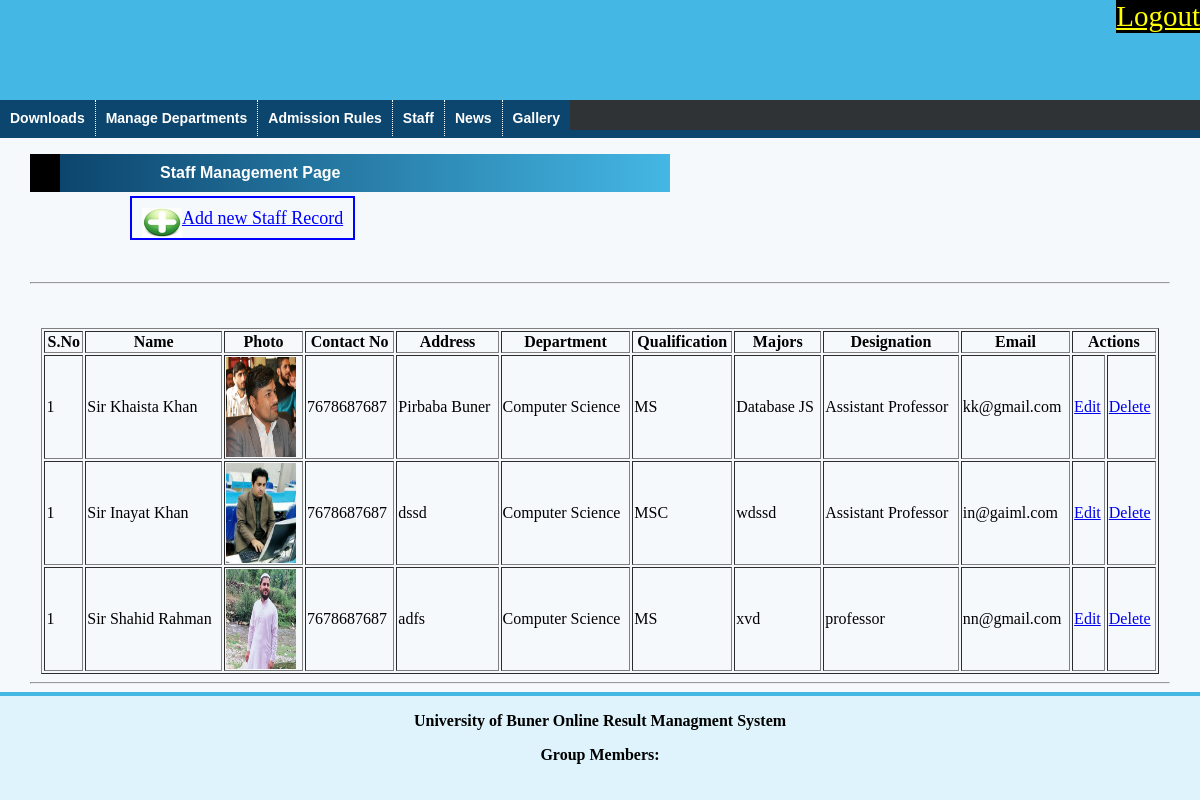
Screenshot of /admin/index.php?page=manage_staff (signed in) with the database file from the repository.
### tables this page shows
CREATE TABLE `staff` (
  `staff_id` int(30) NOT NULL,
  `name` varchar(30) NOT NULL,
  `img_path` text NOT NULL,
  `contact_no` varchar(30) NOT NULL,
  `paddress` text NOT NULL,
  `depart_id` int(20) NOT NULL,
  `qual_id` int(20) NOT NULL,
  `qual_majors` varchar(100) NOT NULL,
  `designation` varchar(30) NOT NULL,
  `staff_category` varchar(30) NOT NULL,
  `email` varchar(30) NOT NULL,
  `password` text NOT NULL
);

CREATE TABLE `departments` (
  `depart_id` int(20) NOT NULL,
  `depart_name` varchar(30) NOT NULL,
  `description` text NOT NULL
);

CREATE TABLE `qualification` (
  `qual_id` int(30) NOT NULL,
  `Qualification` varchar(30) NOT NULL
);

### admin/manage_staff.php (the view, shortened to what this page needs)
<div id="depart">
	<p class="line">Staff Management Page</p>
	<div style="float:left; width:100%;">
	<a href="index.php?page=add_staff" style=" border:2px solid blue; padding:10px; margin-left:100px; font-size:18px; color:blue;"><img src="images/th.jpg"  height=30 width=40 align=top>Add new Staff Record</a>
<br><br><br>
<hr>
<br><br>
	</div>
	<table width=98% border=1 align=center class="table">
	<tr>
	<th>S.No</th><th>Name</th><th>Photo</th><th>Contact No</th><th>Address</th><th>Department</th><th>Qualification</th><th>Majors</th>
	<th>Designation</th><th>Email</th><th colspan=2>Actions</th>
	</tr>
	<?php
	$select="select * from staff inner join departments on staff.depart_id=departments.depart_id inner join qualification on staff.qual_id=qualification.qual_id";
	$query=mysql_query($select);
	$i=1;
	while($row=mysql_fetch_array($query)){
	?>
	<tr>
	<td><?php echo $i; ?></td><td><?php echo $row['name']; ?></td><td><img src="<?php echo $row['img_path'];?>" height="100" width=70></td><td><?php echo $row['contact_no']; ?></td><td><?php echo $row['paddress']; ?></td><td><?php echo $row['depart_name']; ?></td><td><?php echo $row['Qualification']; ?></td><td><?php echo $row['qual_majors']; ?></td><td><?php echo $row['designation']; ?></td><td><?php echo $row['email']; ?></td>
	<td><a href="index.php?page=update_staff&staff_id=<?php echo $row['staff_id'];?>">Edit</a></td>
	<td><a href="delete_staff.php?staff_id=<?php echo $row['staff_id'];?>" onClick="return sure()">Delete</a></td>
	</tr>
	<?php
	}
	?>
	</table>
<hr>
</div>

### admin/css/layout.css (style rules this page uses)
body { margin:0px; background:#def3fb; }
.line { border-left:30px solid black; padding:10; padding-left:100px; font-family:sans serif,arial; font-weight:bolder; background:linear-gradient(90deg,#0c456d,#44b7e4); width:500px; color:white; }
#depart { margin:0 auto; width:95%; height:auto; }

### rows the page displays
staff: name "Sir Khaista Khan", img_path (picture), contact_no "7678687687", paddress "Pirbaba Buner", depart.depart_name "Computer Science", qual.Qualification "MS", qual_majors "Database JS", designation "Assistant Professor", email "kk@gmail.com"
staff: name "Sir Inayat Khan", img_path (picture), contact_no "7678687687", paddress "dssd", depart.depart_name "Computer Science", qual.Qualification "MSC", qual_majors "wdssd", designation "Assistant Professor", email "in@gaiml.com"
staff: name "Sir Shahid Rahman", img_path (picture), contact_no "7678687687", paddress "adfs", depart.depart_name "Computer Science", qual.Qualification "MS", qual_majors "xvd", designation "professor", email "nn@gmail.com"
